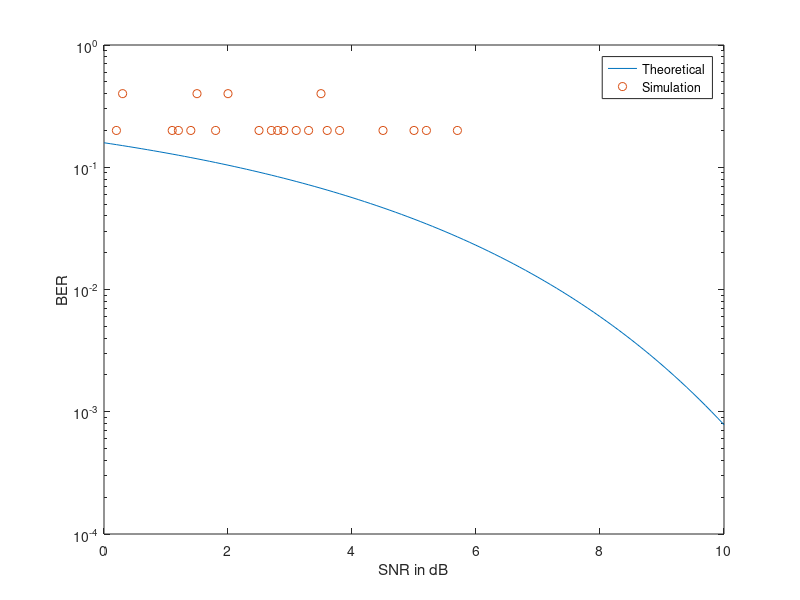

MATLAB code for this plot:
clear all
snrdB_min = 0; snrdB_max = 10;  % SNR (in dB)limits
snrdB = snrdB_min:0.1:snrdB_max;
Nsymbols = input('Enter number of symbols > ');
snr = 10.^(snrdB/10);           % convert from dB
h=waitbar(0,'SNR Iteration');
len_snr = length(snrdB);
for j=1:len_snr                 % increment SNR
    waitbar(j/len_snr)
    sigma = sqrt(1/(2*snr(j))); % noise standard deviation
    error_count = 0;
    for k=1:Nsymbols            % simulation loop begins
        d = round(rand(1));     % data
        if d == 0
            x_d = 1;            % direct transmitter output
            x_q = 0;            % quadrature transmitter output
        else
            x_d = 0;            % direct transmitter output
            x_q = 1;            % quadrature transmitter output
        end
         n_d = sigma*randn(1);  % direct noise component
         n_q = sigma*randn(1);  % quadrature noise component
         y_d = x_d + n_d;       % direct receiver input
         y_q = x_q + n_q;       % quadrature receiver input
         if y_d > y_q           % test condition
            d_est = 0;          % conditional data estimate
         else
            d_est = 1;          % conditional data estimate
         end
         if (ne(d_est,d))        % error counter
            error_count = error_count + 1;
         end
    end
    errors(j) = error_count;    % store error count for plot
end
close(h)
ber_sim = errors/Nsymbols;
ber_theor = qfunc(sqrt(snr));
semilogy(snrdB,ber_theor,snrdB,ber_sim,'o');
axis([snrdB_min snrdB_max 0.0001 1]);
xlabel('SNR in dB');
ylabel('BER');
legend('Theoretical','Simulation');
% End of script file.